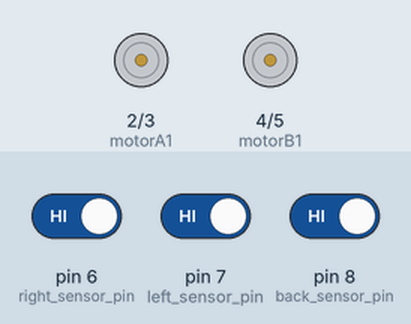
This sketch was run on a simulated Arduino Uno, built with avr-gcc and run on an emulated ATmega328P. Shown: motor-driver pin pairs drawn as motors (green arrow = first pin HIGH = forward, orange = second pin HIGH = backward, longer = more drive). Inputs (shaded band) come from the test bench; at power-on: pin 6 (right_sensor_pin) HIGH, pin 7 (left_sensor_pin) HIGH, pin 8 (back_sensor_pin) HIGH.

Above: at 4.2 s.
4.3 s: pin 6 (right_sensor_pin) driven LOW
At 4.45 s:
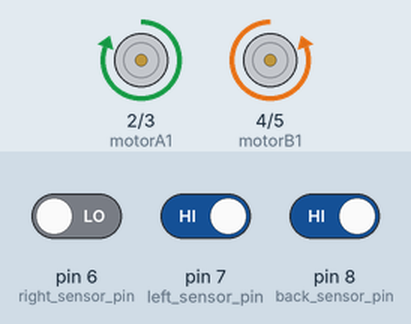
7.3 s: pin 7 (left_sensor_pin) driven LOW
At 7.3 s:
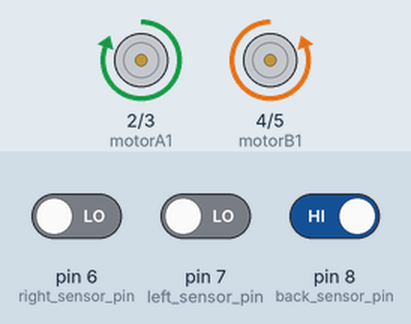
8.8 s: pin 6 (right_sensor_pin) driven HIGH
At 9.05 s:
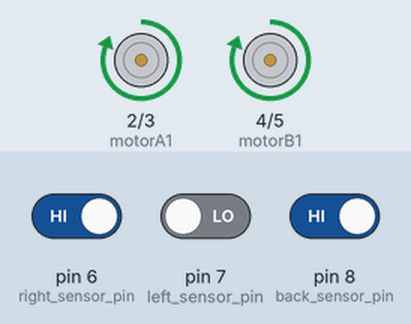
11.8 s: pin 7 (left_sensor_pin) driven HIGH
At 12.4 s:
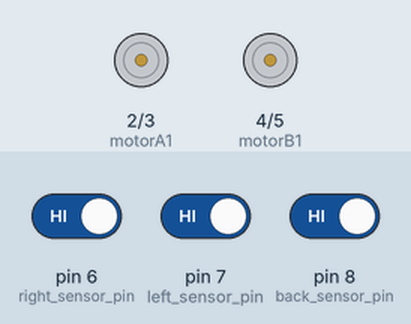
13.3 s: pin 8 (back_sensor_pin) driven LOW
At 13.45 s:
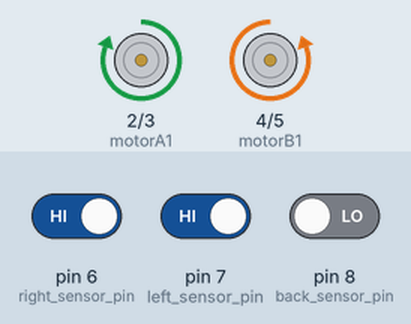
Timing chart, 0 to 17.3 s (numbered marks = the images above; inputs shaded):
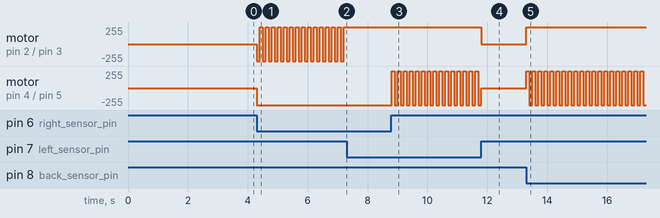

The sketch:

HerculitoSiguelineas.ino
```cpp
//int vSpeed      = 110;        // MAX 255 //declarar cuando se usen los pines de enable desde un pin del arduino.
//int turn_speed  = 230;        // MAX 255

int turn_delay  = 50;

//L293D
const int motorA1           = 2;
const int motorA2           = 3;
//const int motorAspeed     = 9;   //mirar de conectar
const int motorB1           = 4;
const int motorB2           = 5;
//const int motorBspeed     = 11;  //mirar de conectar

//Sensores
const int left_sensor_pin   = 7;
const int right_sensor_pin  = 6;
const int back_sensor_pin   = 8;

//estado de los sensores
int left_ss;
int right_ss;
int back_ss;

void setup() {
  pinMode(motorA1, OUTPUT);
  pinMode(motorA2, OUTPUT);
  pinMode(motorB1, OUTPUT);
  pinMode(motorB2, OUTPUT);

  Serial.begin(9600);
  delay(3000);
}

void loop() {
  left_ss   = digitalRead(left_sensor_pin);
  right_ss  = digitalRead(right_sensor_pin);
  back_ss   = digitalRead(back_sensor_pin);

  if(left_ss == 0 && right_ss == 0 && back_ss == 0){
    izquierda();
    delay(50);
    adelante();
  }
  if(left_ss == 0 && right_ss == 0 && back_ss == 1){
    adelante();
  }
  if(left_ss == 0 && right_ss == 1 && back_ss == 0){
    derecha();
    delay(50);
    adelante();
  }
  if(left_ss == 0 && right_ss == 1 && back_ss == 1){
    derecha();
    delay(50);
    adelante();
    delay(50);
  }
  if(left_ss == 1 && right_ss == 0 && back_ss == 0){
    izquierda();
    delay(50);
    adelante();
  }
  if(left_ss == 1 && right_ss == 1 && back_ss == 0){
    derecha();
    delay(50);
    adelante();
    delay(50);
  }
  if(left_ss == 1 && right_ss == 0 && back_ss == 1){
    izquierda();
    delay(50);
    adelante();
    delay(50);
  }
  if(left_ss == 1 && right_ss == 1 && back_ss == 1){
    parar();
  }
}

void izquierda(){
  digitalWrite (motorA1,LOW);
  digitalWrite(motorA2,HIGH);
  digitalWrite (motorB1,LOW);
  digitalWrite(motorB2,HIGH);

  //analogWrite (motorAspeed, vSpeed);
  //analogWrite (motorBspeed, turn_speed);
  delay(turn_delay);
}

void derecha(){
  digitalWrite (motorA1,HIGH);
  digitalWrite(motorA2,LOW);
  digitalWrite (motorB1,HIGH);
  digitalWrite(motorB2,LOW);

  //analogWrite (motorAspeed, turn_speed);
  //analogWrite (motorBspeed, vSpeed);

  delay(turn_delay);
}

void adelante(){
  digitalWrite (motorA2,LOW);
  digitalWrite(motorA1,HIGH);
  digitalWrite (motorB2,HIGH);
  digitalWrite(motorB1,LOW);

  //analogWrite (motorAspeed, vSpeed);
  //analogWrite (motorBspeed, vSpeed);

  delay(turn_delay);
}

void parar(){
  digitalWrite (motorA2,LOW);
  digitalWrite(motorA1,LOW);
  digitalWrite (motorB2,LOW);
  digitalWrite(motorB1,LOW);

  //analogWrite (motorAspeed, 0);
  //analogWrite (motorBspeed, 0);
}
```

Measured:
- after the input at 4.3 s, motor on pin 2 (motorA1) / pin 3 (motorA2): alternates forward 255/255 for 0.10 s and backward 255/255 for 0.10 s, starting at once; motor on pin 4 (motorB1) / pin 5 (motorB2): stopped → backward 255/255 at once
- after the input at 7.3 s, motor on pin 2 (motorA1) / pin 3 (motorA2): stops changing and stays forward 255/255
- after the input at 8.8 s, motor on pin 4 (motorB1) / pin 5 (motorB2): alternates forward 255/255 for 0.10 s and backward 255/255 for 0.10 s, starting at once
- after the input at 11.8 s, motor on pin 2 (motorA1) / pin 3 (motorA2): forward 255/255 → stopped at once
- after the input at 13.3 s, motor on pin 2 (motorA1) / pin 3 (motorA2): stopped → forward 255/255 at once; motor on pin 4 (motorB1) / pin 5 (motorB2): alternates forward 255/255 for 0.10 s and backward 255/255 for 0.10 s, starting at once
